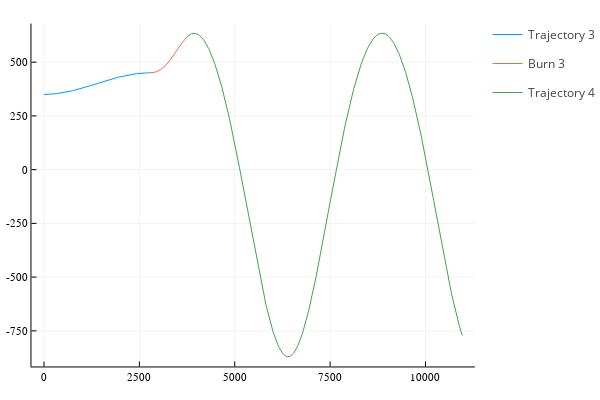

The notebook cell saved with this chart:
### Code cell
plot(times_traj3, alt_traj3, label="Trajectory 3", legend=:topleft)

plot!(times_burn3 .+ times_traj3[end], sqrt.(x_burn3.^2 .+ y_burn3.^2 .+ z_burn3.^2) .- re, label="Burn 3")

plot!(times_traj4 .+ times_traj3[end].+times_burn3[end], sqrt.(x_traj4.^2 .+ y_traj4.^2 .+ z_traj4.^2) .- re, label="Trajectory 4")

### Figure 1 — Plotly figure (JSON) as saved in the notebook; plotly's stock layout.template omitted (floating-point values rounded to 4 significant figures; data arrays with more than 128 entries replaced by an {"elided": "..."} marker saying what was removed)
{"data": [{"colorbar": {"title": ""}, "legendgroup": "Trajectory 3", "line": {"color": "rgba(0, 154, 250, 1.000)", "dash": "solid", "shape": "linear", "width": 1}, "mode": "lines", "name": "Trajectory 3", "showlegend": true, "type": "scatter", "x": {"elided": "500 float values"}, "xaxis": "x", "y": {"elided": "500 float values"}, "yaxis": "y", "zmax": null, "zmin": null}, {"colorbar": {"title": ""}, "legendgroup": "Burn 3", "line": {"color": "rgba(227, 111, 71, 1.000)", "dash": "solid", "shape": "linear", "width": 1}, "mode": "lines", "name": "Burn 3", "showlegend": true, "type": "scatter", "x": {"elided": "500 float values"}, "xaxis": "x", "y": {"elided": "500 float values"}, "yaxis": "y", "zmax": null, "zmin": null}, {"colorbar": {"title": ""}, "legendgroup": "Trajectory 4", "line": {"color": "rgba(62, 164, 78, 1.000)", "dash": "solid", "shape": "linear", "width": 1}, "mode": "lines", "name": "Trajectory 4", "showlegend": true, "type": "scatter", "x": {"elided": "500 float values"}, "xaxis": "x", "y": {"elided": "500 float values"}, "yaxis": "y", "zmax": null, "zmin": null}], "layout": {"annotations": [], "height": 400, "legend_position": {"bgcolor": "rgba(255, 255, 255, 1.000)", "bordercolor": "rgba(0, 0, 0, 1.000)", "borderwidth": 1, "font": {"color": "rgba(0, 0, 0, 1.000)", "family": "sans-serif", "size": 11}, "title": {"font": {"color": "rgba(0, 0, 0, 1.000)", "family": "sans-serif", "size": 15}, "text": ""}, "tracegroupgap": 0, "traceorder": "normal", "x": 0.07, "xanchor": "left", "y": 1, "yanchor": "top"}, "margin": {"b": 20, "l": 0, "r": 0, "t": 20}, "paper_bgcolor": "rgba(255, 255, 255, 1.000)", "plot_bgcolor": "rgba(255, 255, 255, 1.000)", "showlegend": true, "width": 600, "xaxis": {"anchor": "y", "domain": [0.06582, 0.9934], "gridcolor": "rgba(0, 0, 0, 0.100)", "gridwidth": 0.5, "linecolor": "rgba(0, 0, 0, 1.000)", "mirror": false, "range": [-329.0, 11290.0], "showgrid": true, "showline": true, "showticklabels": true, "tickangle": 0, "tickcolor": "rgb(0, 0, 0)", "tickfont": {"color": "rgba(0, 0, 0, 1.000)", "family": "sans-serif", "size": 11}, "tickmode": "array", "ticks": "inside", "ticktext": ["0", "2500", "5000", "7500", "10000"], "tickvals": [0, 2500, 5000, 7500, 10000], "title": "", "titlefont": {"color": "rgba(0, 0, 0, 1.000)", "family": "sans-serif", "size": 15}, "type": "-", "visible": true, "zeroline": false, "zerolinecolor": "rgba(0, 0, 0, 1.000)"}, "yaxis": {"anchor": "x", "domain": [0.03762, 0.9902], "gridcolor": "rgba(0, 0, 0, 0.100)", "gridwidth": 0.5, "linecolor": "rgba(0, 0, 0, 1.000)", "mirror": false, "range": [-915.6, 679.7], "showgrid": true, "showline": true, "showticklabels": true, "tickangle": 0, "tickcolor": "rgb(0, 0, 0)", "tickfont": {"color": "rgba(0, 0, 0, 1.000)", "family": "sans-serif", "size": 11}, "tickmode": "array", "ticks": "inside", "ticktext": ["-750", "-500", "-250", "0", "250", "500"], "tickvals": [-750, -500, -250, 0, 250, 500], "title": "", "titlefont": {"color": "rgba(0, 0, 0, 1.000)", "family": "sans-serif", "size": 15}, "type": "-", "visible": true, "zeroline": false, "zerolinecolor": "rgba(0, 0, 0, 1.000)"}}}
